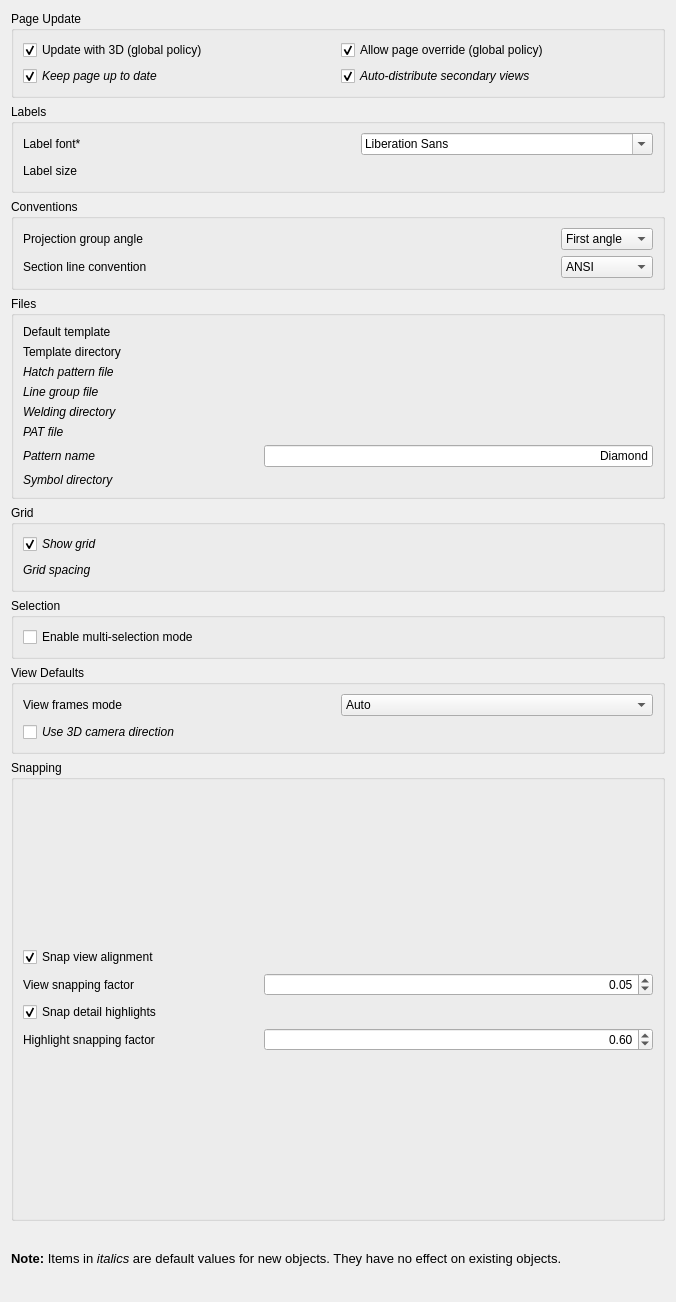
<?xml version="1.0" encoding="UTF-8"?>
<ui version="4.0">
 <class>TechDrawGui::DlgPrefsTechDrawGeneralImp</class>
 <widget class="QWidget" name="TechDrawGui::DlgPrefsTechDrawGeneralImp">
  <property name="geometry">
   <rect>
    <x>0</x>
    <y>0</y>
    <width>676</width>
    <height>1302</height>
   </rect>
  </property>
  <property name="sizePolicy">
   <sizepolicy hsizetype="Preferred" vsizetype="Minimum">
    <horstretch>0</horstretch>
    <verstretch>0</verstretch>
   </sizepolicy>
  </property>
  <property name="windowTitle">
   <string>General</string>
  </property>
  <property name="toolTip">
   <string/>
  </property>
  <layout class="QVBoxLayout" name="verticalLayout_3">
   <item>
    <widget class="QGroupBox" name="gbMisc">
     <property name="sizePolicy">
      <sizepolicy hsizetype="Preferred" vsizetype="Preferred">
       <horstretch>0</horstretch>
       <verstretch>0</verstretch>
      </sizepolicy>
     </property>
     <property name="title">
      <string>Page Update</string>
     </property>
     <layout class="QVBoxLayout" name="verticalLayout_2">
      <item>
       <layout class="QGridLayout" name="gridLayout_5">
        <item row="0" column="0">
         <widget class="Gui::PreauracadheckBox" name="cb_Global">
          <property name="sizePolicy">
           <sizepolicy hsizetype="Preferred" vsizetype="Preferred">
            <horstretch>0</horstretch>
            <verstretch>0</verstretch>
           </sizepolicy>
          </property>
          <property name="toolTip">
           <string>Whether or not pages are updated every time the 3D model is changed</string>
          </property>
          <property name="text">
           <string>Update with 3D (global policy)</string>
          </property>
          <property name="checked">
           <bool>true</bool>
          </property>
          <property name="prefEntry" stdset="0">
           <cstring>GlobalUpdateDrawings</cstring>
          </property>
          <property name="prefPath" stdset="0">
           <cstring>Mod/TechDraw/General</cstring>
          </property>
         </widget>
        </item>
        <item row="0" column="1">
         <widget class="Gui::PreauracadheckBox" name="cb_Override">
          <property name="sizePolicy">
           <sizepolicy hsizetype="Preferred" vsizetype="Preferred">
            <horstretch>0</horstretch>
            <verstretch>0</verstretch>
           </sizepolicy>
          </property>
          <property name="toolTip">
           <string>Controls whether or not a page's 'Keep Updated' property
can override the global 'Update with 3D' parameter</string>
          </property>
          <property name="text">
           <string>Allow page override (global policy)</string>
          </property>
          <property name="checked">
           <bool>true</bool>
          </property>
          <property name="prefEntry" stdset="0">
           <cstring>AllowPageOverride</cstring>
          </property>
          <property name="prefPath" stdset="0">
           <cstring>Mod/TechDraw/General</cstring>
          </property>
         </widget>
        </item>
        <item row="1" column="0">
         <widget class="Gui::PreauracadheckBox" name="cb_PageUpdate">
          <property name="sizePolicy">
           <sizepolicy hsizetype="Preferred" vsizetype="Preferred">
            <horstretch>0</horstretch>
            <verstretch>0</verstretch>
           </sizepolicy>
          </property>
          <property name="font">
           <font>
            <italic>true</italic>
           </font>
          </property>
          <property name="toolTip">
           <string>Keep drawing pages in sync with changes of 3D model in real time.
This can slow down the response time.</string>
          </property>
          <property name="text">
           <string>Keep page up to date</string>
          </property>
          <property name="checked">
           <bool>true</bool>
          </property>
          <property name="prefEntry" stdset="0">
           <cstring>KeepPagesUpToDate</cstring>
          </property>
          <property name="prefPath" stdset="0">
           <cstring>Mod/TechDraw/General</cstring>
          </property>
         </widget>
        </item>
        <item row="1" column="1">
         <widget class="Gui::PreauracadheckBox" name="cb_AutoDist">
          <property name="sizePolicy">
           <sizepolicy hsizetype="Preferred" vsizetype="Preferred">
            <horstretch>0</horstretch>
            <verstretch>0</verstretch>
           </sizepolicy>
          </property>
          <property name="font">
           <font>
            <italic>true</italic>
           </font>
          </property>
          <property name="toolTip">
           <string>Automatically distribute secondary views
for ProjectionGroups</string>
          </property>
          <property name="text">
           <string>Auto-distribute secondary views</string>
          </property>
          <property name="checked">
           <bool>true</bool>
          </property>
          <property name="prefEntry" stdset="0">
           <cstring>AutoDist</cstring>
          </property>
          <property name="prefPath" stdset="0">
           <cstring>/Mod/TechDraw/General</cstring>
          </property>
         </widget>
        </item>
       </layout>
      </item>
     </layout>
    </widget>
   </item>
   <item>
    <widget class="QGroupBox" name="gb_Font">
     <property name="sizePolicy">
      <sizepolicy hsizetype="Preferred" vsizetype="Preferred">
       <horstretch>0</horstretch>
       <verstretch>0</verstretch>
      </sizepolicy>
     </property>
     <property name="title">
      <string>Labels</string>
     </property>
     <layout class="QVBoxLayout" name="verticalLayout_4">
      <item>
       <layout class="QGridLayout" name="gridLayout_2" rowstretch="0,0" columnstretch="1,0,1">
        <item row="0" column="0">
         <widget class="QLabel" name="lbl_LabelFont">
          <property name="baseSize">
           <size>
            <width>0</width>
            <height>0</height>
           </size>
          </property>
          <property name="toolTip">
           <string>* This font is also used for dimensions.
   Changes have no effect on existing dimensions.</string>
          </property>
          <property name="text">
           <string>Label font*</string>
          </property>
         </widget>
        </item>
        <item row="0" column="1">
         <spacer name="horizontalSpacer_2">
          <property name="orientation">
           <enum>Qt::Orientation::Horizontal</enum>
          </property>
          <property name="sizeType">
           <enum>QSizePolicy::Policy::Preferred</enum>
          </property>
          <property name="sizeHint" stdset="0">
           <size>
            <width>40</width>
            <height>20</height>
           </size>
          </property>
         </spacer>
        </item>
        <item row="0" column="2">
         <widget class="Gui::PrefFontBox" name="pfb_LabelFont">
          <property name="sizePolicy">
           <sizepolicy hsizetype="Preferred" vsizetype="Preferred">
            <horstretch>0</horstretch>
            <verstretch>0</verstretch>
           </sizepolicy>
          </property>
          <property name="baseSize">
           <size>
            <width>0</width>
            <height>0</height>
           </size>
          </property>
          <property name="toolTip">
           <string>Font for labels</string>
          </property>
          <property name="sizeAdjustPolicy">
           <enum>QComboBox::SizeAdjustPolicy::AdjustToContents</enum>
          </property>
          <property name="currentFont">
           <font/>
          </property>
          <property name="prefEntry" stdset="0">
           <cstring>LabelFont</cstring>
          </property>
          <property name="prefPath" stdset="0">
           <cstring>/Mod/TechDraw/Labels</cstring>
          </property>
         </widget>
        </item>
        <item row="1" column="0">
         <widget class="QLabel" name="label_6">
          <property name="text">
           <string>Label size</string>
          </property>
         </widget>
        </item>
        <item row="1" column="1">
         <spacer name="horizontalSpacer_6">
          <property name="orientation">
           <enum>Qt::Orientation::Horizontal</enum>
          </property>
          <property name="sizeHint" stdset="0">
           <size>
            <width>40</width>
            <height>20</height>
           </size>
          </property>
         </spacer>
        </item>
        <item row="1" column="2">
         <widget class="Gui::PrefUnitSpinBox" name="plsb_LabelSize" native="true">
          <property name="sizePolicy">
           <sizepolicy hsizetype="Preferred" vsizetype="Preferred">
            <horstretch>0</horstretch>
            <verstretch>0</verstretch>
           </sizepolicy>
          </property>
          <property name="toolTip">
           <string>Label size</string>
          </property>
          <property name="value" stdset="0">
           <double>8.000000000000000</double>
          </property>
          <property name="prefEntry" stdset="0">
           <cstring>LabelSize</cstring>
          </property>
          <property name="prefPath" stdset="0">
           <cstring>/Mod/TechDraw/Labels</cstring>
          </property>
         </widget>
        </item>
       </layout>
      </item>
     </layout>
    </widget>
   </item>
   <item>
    <widget class="QGroupBox" name="groupBox_2">
     <property name="sizePolicy">
      <sizepolicy hsizetype="Preferred" vsizetype="Preferred">
       <horstretch>0</horstretch>
       <verstretch>0</verstretch>
      </sizepolicy>
     </property>
     <property name="baseSize">
      <size>
       <width>0</width>
       <height>500</height>
      </size>
     </property>
     <property name="title">
      <string>Conventions</string>
     </property>
     <layout class="QVBoxLayout" name="verticalLayout">
      <item>
       <layout class="QGridLayout" name="gridLayout_6" columnstretch="1,0,0">
        <item row="0" column="1">
         <spacer name="horizontalSpacer_3">
          <property name="orientation">
           <enum>Qt::Orientation::Horizontal</enum>
          </property>
          <property name="sizeHint" stdset="0">
           <size>
            <width>40</width>
            <height>20</height>
           </size>
          </property>
         </spacer>
        </item>
        <item row="0" column="0">
         <widget class="QLabel" name="label_7">
          <property name="text">
           <string>Projection group angle</string>
          </property>
         </widget>
        </item>
        <item row="0" column="2">
         <widget class="Gui::PreauracadomboBox" name="cbProjAngle">
          <property name="sizePolicy">
           <sizepolicy hsizetype="Preferred" vsizetype="Preferred">
            <horstretch>0</horstretch>
            <verstretch>0</verstretch>
           </sizepolicy>
          </property>
          <property name="toolTip">
           <string>Use first or third-angle multiview projection convention</string>
          </property>
          <property name="sizeAdjustPolicy">
           <enum>QComboBox::SizeAdjustPolicy::AdjustToContents</enum>
          </property>
          <property name="prefEntry" stdset="0">
           <cstring>ProjectionAngle</cstring>
          </property>
          <property name="prefPath" stdset="0">
           <cstring>Mod/TechDraw/General</cstring>
          </property>
          <item>
           <property name="text">
            <string>First angle</string>
           </property>
          </item>
          <item>
           <property name="text">
            <string>Third angle</string>
           </property>
          </item>
          <item>
           <property name="text">
            <string>Page</string>
           </property>
          </item>
         </widget>
        </item>
        <item row="1" column="2">
         <widget class="Gui::PreauracadomboBox" name="cbSectionLineStd">
          <property name="sizePolicy">
           <sizepolicy hsizetype="Preferred" vsizetype="Preferred">
            <horstretch>0</horstretch>
            <verstretch>0</verstretch>
           </sizepolicy>
          </property>
          <property name="toolTip">
           <string>Standard to be used to draw section lines. This affects the position of arrows and symbol.</string>
          </property>
          <property name="currentIndex">
           <number>0</number>
          </property>
          <property name="prefEntry" stdset="0">
           <cstring>SectionLineStandard</cstring>
          </property>
          <property name="prefPath" stdset="0">
           <cstring>Mod/TechDraw/Standards</cstring>
          </property>
          <item>
           <property name="text">
            <string notr="true">ANSI</string>
           </property>
          </item>
          <item>
           <property name="text">
            <string notr="true">ISO</string>
           </property>
          </item>
         </widget>
        </item>
        <item row="1" column="0">
         <widget class="QLabel" name="label_13">
          <property name="font">
           <font>
            <italic>false</italic>
           </font>
          </property>
          <property name="text">
           <string>Section line convention</string>
          </property>
         </widget>
        </item>
       </layout>
      </item>
     </layout>
    </widget>
   </item>
   <item>
    <widget class="QGroupBox" name="gb_Templates">
     <property name="sizePolicy">
      <sizepolicy hsizetype="Expanding" vsizetype="Preferred">
       <horstretch>0</horstretch>
       <verstretch>0</verstretch>
      </sizepolicy>
     </property>
     <property name="title">
      <string>Files</string>
     </property>
     <layout class="QGridLayout" name="gridLayout_4">
      <item row="0" column="0">
       <layout class="QGridLayout" name="gridLayout_3" columnstretch="1,0,2">
        <item row="1" column="1" rowspan="2">
         <spacer name="horizontalSpacer_7">
          <property name="orientation">
           <enum>Qt::Orientation::Horizontal</enum>
          </property>
          <property name="sizeHint" stdset="0">
           <size>
            <width>40</width>
            <height>22</height>
           </size>
          </property>
         </spacer>
        </item>
        <item row="5" column="0">
         <widget class="QLabel" name="label_9">
          <property name="font">
           <font>
            <italic>true</italic>
           </font>
          </property>
          <property name="text">
           <string>PAT file</string>
          </property>
         </widget>
        </item>
        <item row="2" column="2">
         <widget class="Gui::PrefFileChooser" name="pAuraCAD_HatchFile" native="true">
          <property name="sizePolicy">
           <sizepolicy hsizetype="Expanding" vsizetype="Preferred">
            <horstretch>1</horstretch>
            <verstretch>0</verstretch>
           </sizepolicy>
          </property>
          <property name="toolTip">
           <string>Preferred SVG or bitmap file for hatching. This value will also control the initial directory for choosing hatch patterns. You can use this to get hatch files from a local directory.</string>
          </property>
          <property name="prefEntry" stdset="0">
           <cstring>FileHatch</cstring>
          </property>
          <property name="prefPath" stdset="0">
           <cstring>/Mod/TechDraw/Files</cstring>
          </property>
         </widget>
        </item>
        <item row="3" column="2">
         <widget class="Gui::PrefFileChooser" name="pAuraCAD_LineGroup" native="true">
          <property name="sizePolicy">
           <sizepolicy hsizetype="Expanding" vsizetype="Preferred">
            <horstretch>1</horstretch>
            <verstretch>0</verstretch>
           </sizepolicy>
          </property>
          <property name="toolTip">
           <string>Alternate file for personal LineGroup definition</string>
          </property>
          <property name="prefEntry" stdset="0">
           <cstring>LineGroupFile</cstring>
          </property>
          <property name="prefPath" stdset="0">
           <cstring>/Mod/TechDraw/Files</cstring>
          </property>
         </widget>
        </item>
        <item row="0" column="2">
         <widget class="Gui::PrefFileChooser" name="pAuraCAD_DefTemp" native="true">
          <property name="sizePolicy">
           <sizepolicy hsizetype="Expanding" vsizetype="Preferred">
            <horstretch>1</horstretch>
            <verstretch>0</verstretch>
           </sizepolicy>
          </property>
          <property name="toolTip">
           <string>Default template file for new pages</string>
          </property>
          <property name="prefEntry" stdset="0">
           <cstring>TemplateFile</cstring>
          </property>
          <property name="prefPath" stdset="0">
           <cstring>/Mod/TechDraw/Files</cstring>
          </property>
         </widget>
        </item>
        <item row="4" column="0">
         <widget class="QLabel" name="label_11">
          <property name="font">
           <font>
            <italic>true</italic>
           </font>
          </property>
          <property name="text">
           <string>Welding directory</string>
          </property>
         </widget>
        </item>
        <item row="5" column="2">
         <widget class="Gui::PrefFileChooser" name="pAuraCAD_FilePattern" native="true">
          <property name="sizePolicy">
           <sizepolicy hsizetype="Expanding" vsizetype="Preferred">
            <horstretch>1</horstretch>
            <verstretch>0</verstretch>
           </sizepolicy>
          </property>
          <property name="toolTip">
           <string>Default PAT pattern definition file for geometric hatching</string>
          </property>
          <property name="prefEntry" stdset="0">
           <cstring>FilePattern</cstring>
          </property>
          <property name="prefPath" stdset="0">
           <cstring>/Mod/TechDraw/PAT</cstring>
          </property>
         </widget>
        </item>
        <item row="4" column="2">
         <widget class="Gui::PrefFileChooser" name="pAuraCAD_Welding" native="true">
          <property name="sizePolicy">
           <sizepolicy hsizetype="Expanding" vsizetype="Preferred">
            <horstretch>1</horstretch>
            <verstretch>0</verstretch>
           </sizepolicy>
          </property>
          <property name="toolTip">
           <string>Default directory for welding symbols</string>
          </property>
          <property name="prefEntry" stdset="0">
           <cstring>WeldingDir</cstring>
          </property>
          <property name="prefPath" stdset="0">
           <cstring>/Mod/TechDraw/Files</cstring>
          </property>
         </widget>
        </item>
        <item row="1" column="2">
         <widget class="Gui::PrefFileChooser" name="pAuraCAD_DefDir" native="true">
          <property name="sizePolicy">
           <sizepolicy hsizetype="Expanding" vsizetype="Preferred">
            <horstretch>1</horstretch>
            <verstretch>0</verstretch>
           </sizepolicy>
          </property>
          <property name="toolTip">
           <string>Starting directory for 'Insert Page From Template' tool</string>
          </property>
          <property name="prefEntry" stdset="0">
           <cstring>TemplateDir</cstring>
          </property>
          <property name="prefPath" stdset="0">
           <cstring>/Mod/TechDraw/Files</cstring>
          </property>
         </widget>
        </item>
        <item row="1" column="0">
         <widget class="QLabel" name="label_2">
          <property name="text">
           <string>Template directory</string>
          </property>
         </widget>
        </item>
        <item row="7" column="2">
         <widget class="Gui::PrefFileChooser" name="auracadSymbolDir" native="true">
          <property name="sizePolicy">
           <sizepolicy hsizetype="Expanding" vsizetype="Preferred">
            <horstretch>1</horstretch>
            <verstretch>0</verstretch>
           </sizepolicy>
          </property>
          <property name="toolTip">
           <string>Alternate directory to search for SVG symbol files.</string>
          </property>
          <property name="prefEntry" stdset="0">
           <cstring>DirSymbol</cstring>
          </property>
          <property name="prefPath" stdset="0">
           <cstring>/Mod/TechDraw/Files</cstring>
          </property>
         </widget>
        </item>
        <item row="2" column="0">
         <widget class="QLabel" name="lbl_Hatch">
          <property name="font">
           <font>
            <italic>true</italic>
           </font>
          </property>
          <property name="text">
           <string>Hatch pattern file</string>
          </property>
         </widget>
        </item>
        <item row="0" column="0">
         <widget class="QLabel" name="label">
          <property name="text">
           <string>Default template</string>
          </property>
         </widget>
        </item>
        <item row="7" column="0">
         <widget class="QLabel" name="label_5">
          <property name="font">
           <font>
            <italic>true</italic>
           </font>
          </property>
          <property name="text">
           <string>Symbol directory</string>
          </property>
         </widget>
        </item>
        <item row="6" column="2">
         <widget class="Gui::PrefLineEdit" name="le_NamePattern">
          <property name="sizePolicy">
           <sizepolicy hsizetype="Expanding" vsizetype="Preferred">
            <horstretch>1</horstretch>
            <verstretch>0</verstretch>
           </sizepolicy>
          </property>
          <property name="toolTip">
           <string>Name of the default PAT pattern</string>
          </property>
          <property name="text">
           <string>Diamond</string>
          </property>
          <property name="alignment">
           <set>Qt::AlignmentFlag::AlignRight|Qt::AlignmentFlag::AlignTrailing|Qt::AlignmentFlag::AlignVCenter</set>
          </property>
          <property name="prefEntry" stdset="0">
           <cstring>NamePattern</cstring>
          </property>
          <property name="prefPath" stdset="0">
           <cstring>/Mod/TechDraw/PAT</cstring>
          </property>
         </widget>
        </item>
        <item row="3" column="0">
         <widget class="QLabel" name="label_10">
          <property name="font">
           <font>
            <italic>true</italic>
           </font>
          </property>
          <property name="text">
           <string>Line group file</string>
          </property>
         </widget>
        </item>
        <item row="6" column="0">
         <widget class="QLabel" name="label_8">
          <property name="font">
           <font>
            <italic>true</italic>
           </font>
          </property>
          <property name="text">
           <string>Pattern name</string>
          </property>
         </widget>
        </item>
       </layout>
      </item>
     </layout>
    </widget>
   </item>
   <item>
    <widget class="QGroupBox" name="gbGrid">
     <property name="title">
      <string>Grid</string>
     </property>
     <layout class="QVBoxLayout" name="verticalLayout_5">
      <item>
       <layout class="QGridLayout" name="gridLayout" columnstretch="1,0,0">
        <item row="1" column="1">
         <spacer name="horizontalSpacer">
          <property name="orientation">
           <enum>Qt::Orientation::Horizontal</enum>
          </property>
          <property name="sizeHint" stdset="0">
           <size>
            <width>40</width>
            <height>20</height>
           </size>
          </property>
         </spacer>
        </item>
        <item row="0" column="0">
         <widget class="Gui::PreauracadheckBox" name="cb_ShowGrid">
          <property name="font">
           <font>
            <italic>true</italic>
           </font>
          </property>
          <property name="toolTip">
           <string>Set 'Show grid' property to true on new pages</string>
          </property>
          <property name="text">
           <string>Show grid</string>
          </property>
          <property name="checked">
           <bool>true</bool>
          </property>
          <property name="prefEntry" stdset="0">
           <cstring>showGrid</cstring>
          </property>
          <property name="prefPath" stdset="0">
           <cstring>/Mod/TechDraw/General</cstring>
          </property>
         </widget>
        </item>
        <item row="1" column="0">
         <widget class="QLabel" name="label_4">
          <property name="font">
           <font>
            <italic>true</italic>
           </font>
          </property>
          <property name="text">
           <string>Grid spacing</string>
          </property>
         </widget>
        </item>
        <item row="1" column="2">
         <widget class="Gui::PrefUnitSpinBox" name="psb_GridSpacing" native="true">
          <property name="toolTip">
           <string>Distance between page grid lines</string>
          </property>
          <property name="value" stdset="0">
           <double>10.000000000000000</double>
          </property>
          <property name="prefEntry" stdset="0">
           <cstring>gridSpacing</cstring>
          </property>
          <property name="prefPath" stdset="0">
           <cstring>/Mod/TechDraw/General</cstring>
          </property>
         </widget>
        </item>
       </layout>
      </item>
     </layout>
    </widget>
   </item>
   <item>
    <widget class="QGroupBox" name="gbSelection">
     <property name="sizePolicy">
      <sizepolicy hsizetype="Preferred" vsizetype="Preferred">
       <horstretch>0</horstretch>
       <verstretch>0</verstretch>
      </sizepolicy>
     </property>
     <property name="title">
      <string>Selection</string>
     </property>
     <layout class="QVBoxLayout" name="verticalLayout_6">
      <item>
       <layout class="QGridLayout" name="gridLayout_7">
        <item row="0" column="0">
         <widget class="Gui::PreauracadheckBox" name="cbMultiSelection">
          <property name="sizePolicy">
           <sizepolicy hsizetype="Preferred" vsizetype="Preferred">
            <horstretch>0</horstretch>
            <verstretch>0</verstretch>
           </sizepolicy>
          </property>
          <property name="toolTip">
           <string>If enabled, clicking without Ctrl does not clear existing vertex/edge/face selection</string>
          </property>
          <property name="text">
           <string>Enable multi-selection mode</string>
          </property>
          <property name="checked">
           <bool>false</bool>
          </property>
          <property name="prefEntry" stdset="0">
           <cstring>multiSelection</cstring>
          </property>
          <property name="prefPath" stdset="0">
           <cstring>Mod/TechDraw/General</cstring>
          </property>
         </widget>
        </item>
       </layout>
      </item>
     </layout>
    </widget>
   </item>
   <item>
    <widget class="QGroupBox" name="gbViewDefaut">
     <property name="sizePolicy">
      <sizepolicy hsizetype="Expanding" vsizetype="Preferred">
       <horstretch>0</horstretch>
       <verstretch>0</verstretch>
      </sizepolicy>
     </property>
     <property name="title">
      <string>View Defaults</string>
     </property>
     <layout class="QGridLayout" name="gridLayout_9">
      <item row="1" column="0">
       <layout class="QVBoxLayout" name="verticalLayout_7">
        <item>
         <widget class="Gui::PreauracadheckBox" name="cb_useCameraDirection">
          <property name="sizePolicy">
           <sizepolicy hsizetype="Preferred" vsizetype="Preferred">
            <horstretch>0</horstretch>
            <verstretch>0</verstretch>
           </sizepolicy>
          </property>
          <property name="font">
           <font>
            <italic>true</italic>
           </font>
          </property>
          <property name="toolTip">
           <string>Uses the 3D camera direction (or normal of a selected face) as the view direction. Otherwise, views will be created as front views.</string>
          </property>
          <property name="text">
           <string>Use 3D camera direction</string>
          </property>
          <property name="prefEntry" stdset="0">
           <cstring>UseCameraDirection</cstring>
          </property>
          <property name="prefPath" stdset="0">
           <cstring>/Mod/TechDraw/General</cstring>
          </property>
         </widget>
        </item>
       </layout>
      </item>
      <item row="0" column="1">
       <widget class="Gui::PreauracadomboBox" name="cb_viewFramesVisibility">
        <property name="toolTip">
         <string>&lt;html&gt;&lt;head/&gt;&lt;body&gt;&lt;p&gt;Control when the view boundary frames and labels are displayed.&lt;/p&gt;&lt;p&gt;Auto: Show on hover, On: Always show, Off: Never show.&lt;/p&gt;&lt;/body&gt;&lt;/html&gt;</string>
        </property>
        <property name="prefEntry" stdset="0">
         <cstring>ViewFrameMode</cstring>
        </property>
        <property name="prefPath" stdset="0">
         <cstring>Mod/TechDraw/View</cstring>
        </property>
        <item>
         <property name="text">
          <string>Auto</string>
         </property>
        </item>
        <item>
         <property name="text">
          <string>On</string>
         </property>
        </item>
        <item>
         <property name="text">
          <string>Off</string>
         </property>
        </item>
        <item>
         <property name="text">
          <string>Manual</string>
         </property>
        </item>
       </widget>
      </item>
      <item row="0" column="0">
       <widget class="QLabel" name="label_15">
        <property name="text">
         <string>View frames mode</string>
        </property>
       </widget>
      </item>
     </layout>
    </widget>
   </item>
   <item>
    <widget class="QGroupBox" name="groupBox">
     <property name="sizePolicy">
      <sizepolicy hsizetype="Expanding" vsizetype="Expanding">
       <horstretch>0</horstretch>
       <verstretch>0</verstretch>
      </sizepolicy>
     </property>
     <property name="title">
      <string>Snapping</string>
     </property>
     <layout class="QVBoxLayout" name="verticalLayout_9">
      <item>
       <layout class="QGridLayout" name="gridLayout_8" columnstretch="1,0,2">
        <item row="0" column="0">
         <widget class="Gui::PreauracadheckBox" name="cb_SnapViews">
          <property name="toolTip">
           <string>Snaps views into alignment when being dragged</string>
          </property>
          <property name="text">
           <string>Snap view alignment</string>
          </property>
          <property name="checked">
           <bool>true</bool>
          </property>
          <property name="prefEntry" stdset="0">
           <cstring>SnapViews</cstring>
          </property>
          <property name="prefPath" stdset="0">
           <cstring>/Mod/TechDraw/General</cstring>
          </property>
         </widget>
        </item>
        <item row="2" column="0">
         <widget class="Gui::PreauracadheckBox" name="cb_SnapHighlights">
          <property name="toolTip">
           <string>Check this box if you want detail view highlights to snap to the nearest vertex when dragging.</string>
          </property>
          <property name="text">
           <string>Snap detail highlights</string>
          </property>
          <property name="checked">
           <bool>true</bool>
          </property>
          <property name="prefEntry" stdset="0">
           <cstring>SnapHighlights</cstring>
          </property>
          <property name="prefPath" stdset="0">
           <cstring>/Mod/TechDraw/General</cstring>
          </property>
         </widget>
        </item>
        <item row="1" column="2">
         <widget class="Gui::PrefDoubleSpinBox" name="psb_SnapFactor">
          <property name="toolTip">
           <string>When dragging a view, if it is within this fraction of view size of the correct alignment, it will snap into alignment.</string>
          </property>
          <property name="alignment">
           <set>Qt::AlignmentFlag::AlignRight|Qt::AlignmentFlag::AlignTrailing|Qt::AlignmentFlag::AlignVCenter</set>
          </property>
          <property name="value">
           <double>0.050000000000000</double>
          </property>
          <property name="prefEntry" stdset="0">
           <cstring>SnapLimitFactor</cstring>
          </property>
          <property name="prefPath" stdset="0">
           <cstring>/Mod/TechDraw/General</cstring>
          </property>
         </widget>
        </item>
        <item row="1" column="1">
         <spacer name="horizontalSpacer_4">
          <property name="orientation">
           <enum>Qt::Orientation::Horizontal</enum>
          </property>
          <property name="sizeHint" stdset="0">
           <size>
            <width>40</width>
            <height>20</height>
           </size>
          </property>
         </spacer>
        </item>
        <item row="1" column="0">
         <widget class="QLabel" name="label_3">
          <property name="text">
           <string>View snapping factor</string>
          </property>
         </widget>
        </item>
        <item row="3" column="0">
         <widget class="QLabel" name="label_14">
          <property name="text">
           <string>Highlight snapping factor</string>
          </property>
         </widget>
        </item>
        <item row="3" column="2">
         <widget class="Gui::PrefDoubleSpinBox" name="psb_HighlightSnapFactor">
          <property name="toolTip">
           <string>Controls the snap radius for highlights. Vertex must be within this factor times the highlight size to be a snap target.</string>
          </property>
          <property name="alignment">
           <set>Qt::AlignmentFlag::AlignRight|Qt::AlignmentFlag::AlignTrailing|Qt::AlignmentFlag::AlignVCenter</set>
          </property>
          <property name="value">
           <double>0.600000000000000</double>
          </property>
          <property name="prefEntry" stdset="0">
           <cstring>DetailSnapRadius</cstring>
          </property>
          <property name="prefPath" stdset="0">
           <cstring>/Mod/TechDraw/General</cstring>
          </property>
         </widget>
        </item>
       </layout>
      </item>
     </layout>
    </widget>
   </item>
   <item>
    <widget class="QLabel" name="label_12">
     <property name="sizePolicy">
      <sizepolicy hsizetype="Preferred" vsizetype="Minimum">
       <horstretch>0</horstretch>
       <verstretch>0</verstretch>
      </sizepolicy>
     </property>
     <property name="minimumSize">
      <size>
       <width>0</width>
       <height>64</height>
      </size>
     </property>
     <property name="baseSize">
      <size>
       <width>0</width>
       <height>64</height>
      </size>
     </property>
     <property name="font">
      <font>
       <pointsize>10</pointsize>
       <italic>false</italic>
      </font>
     </property>
     <property name="text">
      <string>&lt;html&gt;&lt;head/&gt;&lt;body&gt;&lt;p&gt;&lt;span style=&quot; font-weight:600;&quot;&gt;Note:&lt;/span&gt; Items in &lt;span style=&quot; font-style:italic;&quot;&gt;italics&lt;/span&gt; are default values for new objects. They have no effect on existing objects.&lt;/p&gt;&lt;/body&gt;&lt;/html&gt;</string>
     </property>
     <property name="wordWrap">
      <bool>true</bool>
     </property>
    </widget>
   </item>
  </layout>
 </widget>
 <customwidgets>
  <customwidget>
   <class>Gui::FileChooser</class>
   <extends>QWidget</extends>
   <header>Gui/FileDialog.h</header>
  </customwidget>
  <customwidget>
   <class>Gui::QuantitySpinBox</class>
   <extends>QWidget</extends>
   <header>Gui/QuantitySpinBox.h</header>
  </customwidget>
  <customwidget>
   <class>Gui::PrefFileChooser</class>
   <extends>Gui::FileChooser</extends>
   <header>Gui/PrefWidgets.h</header>
  </customwidget>
  <customwidget>
   <class>Gui::PreauracadheckBox</class>
   <extends>QCheckBox</extends>
   <header>Gui/PrefWidgets.h</header>
  </customwidget>
  <customwidget>
   <class>Gui::PreauracadomboBox</class>
   <extends>QComboBox</extends>
   <header>Gui/PrefWidgets.h</header>
  </customwidget>
  <customwidget>
   <class>Gui::PrefLineEdit</class>
   <extends>QLineEdit</extends>
   <header>Gui/PrefWidgets.h</header>
  </customwidget>
  <customwidget>
   <class>Gui::PrefDoubleSpinBox</class>
   <extends>QDoubleSpinBox</extends>
   <header>Gui/PrefWidgets.h</header>
  </customwidget>
  <customwidget>
   <class>Gui::PrefFontBox</class>
   <extends>QFontComboBox</extends>
   <header>Gui/PrefWidgets.h</header>
  </customwidget>
  <customwidget>
   <class>Gui::PrefUnitSpinBox</class>
   <extends>Gui::QuantitySpinBox</extends>
   <header>Gui/PrefWidgets.h</header>
  </customwidget>
 </customwidgets>
 <resources/>
 <connections/>
</ui>
